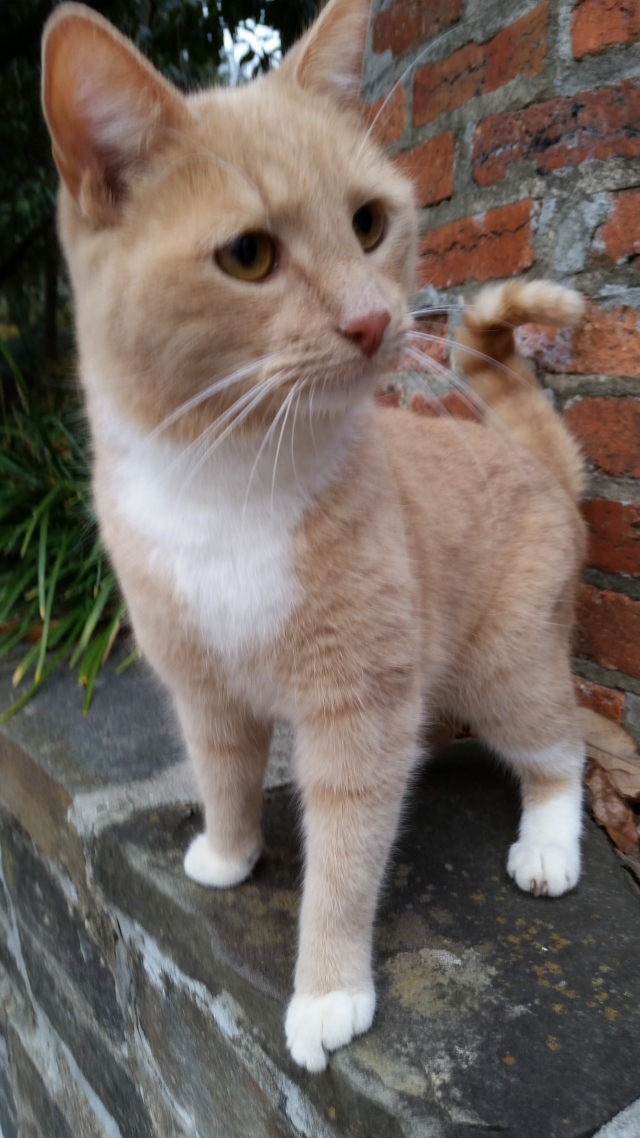
#> input picture img/kolya.jpg, 1280 x 2276 px (shown at 1/2 size)
$ jupyter execute --allow-errors 'Morphological Image Processing.ipynb'   (shell and % lines are left out)
#> lines starting #> are read from the running program, lines starting #| are printed output that depends on the picture; after the words box and inside, x2 and y2 are one past the last pixel; in counts of white or black regions, pixels touching at a corner belong together
# 6. Morphological Image Processing

This notebook will examine non-linear operations related to the shape or morphology of features in an image. In this type of processing, a small template image is used to probe the input image, as a structuring element. The template image traverses the input image and compares each neighborhood to another with a set operator.

## The Scikit-Image Morphology Module

<strong>Erosion</strong> is an operation that shrinks the size of the foreground objects, smooths object boundaries, and removes small objects.

The book works in this section nearly entirely with binary images; that's not as useful for us so I'm going to skim this bit.

[cell 1]
from skimage.io import imread
from skimage.color import rgb2gray
import matplotlib.pyplot as plt
from skimage.morphology import binary_erosion, rectangle

def plot_image(image, title=''):
    plt.title(title, size=20)
    plt.imshow(image)
    plt.axis('off')

[cell 2]
def plot_images_horizontally(original, filtered, filter_name, sz=(18,7)):
    plt.gray()
    plt.figure(figsize = sz)
    plt.subplot(1,2,1), plot_image(original, 'original')
    plt.subplot(1,2,2), plot_image(filtered, filter_name)
    plt.show()

[cell 3]
img = rgb2gray(imread('./img/kolya.jpg'))
#> img: shape (2276, 1280) float64; min 0, max 1, mean 0.412
img[img <= 0.5] = 0
img[img > 0.5] = 1
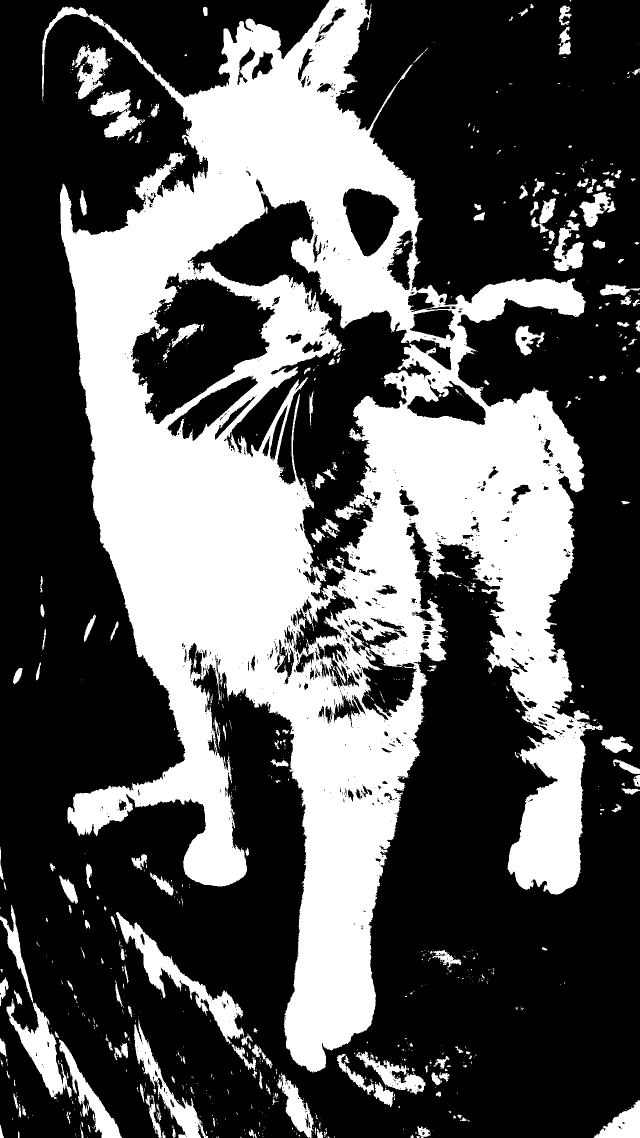
#> img: shape (2276, 1280) float64 (shown at 1/2 size); values 0 (black) and 1 (white), 34.5% white; 1036 white regions (798 under 20 px), largest, box (x1, y1, x2, y2) and area: (84, 0, 1205, 2145) 907856, (232, 1824, 488, 2088) 11773, (13, 1997, 144, 2199) 8079
plt.gray()
plt.figure(figsize=(20, 10))
plt.subplot(1, 3, 1)
plot_image(img, 'Original')
img1 = binary_erosion(img, rectangle(1, 5))
#> img1: shape (2276, 1280) bool; 31.4% white; 501 white regions (346 under 20 px), largest, box (x1, y1, x2, y2) and area: (87, 0, 1203, 2143) 847350, (234, 1826, 485, 2076) 9457, (20, 2009, 132, 2194) 6313
plt.subplot(1, 3, 2)
plot_image(img1, 'Erosion with Rectangle size (1,5)')
img1 = binary_erosion(img, rectangle(1, 15))
#> img1: shape (2276, 1280) bool; 26.9% white; 267 white regions (169 under 20 px), largest, box (x1, y1, x2, y2) and area: (127, 0, 1165, 2143) 552444, (654, 782, 1183, 1788) 187413, (775, 697, 969, 812) 4881
plt.subplot(1, 3, 3)
plot_image(img1, "Erosion with Rectangle size (1, 15)")
plt.show()

[cell 4]
from skimage.morphology import square
from skimage.morphology import dilation, erosion, closing, opening, square
img = imread('./img/kolya.jpg')
#> img is the input picture: shape (2276, 1280, 3); mean R, G, B 114.2, 103.2, 95.8
img = rgb2gray(img)
struct_elem = square(20)
eroded = erosion(img, struct_elem)
plot_images_horizontally(img, eroded, 'erosion')

<strong>Dilation</strong> <em>expands</em> foreground objects where erosion shrunk them. Dilation also smooths boundaries, closes holes & gaps in binary images.

[cell 5]
from skimage.morphology import binary_dilation, disk
from skimage import img_as_float
img = rgb2gray(img_as_float(imread('./img/kolya.jpg')))
img[img <= 0.5] = 0
img[img > 0.5] = 1
plt.gray()
plt.figure(figsize=(18,9))
plt.subplot(131)
plt.imshow(img)
plt.title('original', size=20)
plt.axis('off')
for d in range(1,3):
    plt.subplot(1,3,d+1)
    im1 = binary_dilation(img, disk(2*d))
    plt.imshow(im1)
    plt.title('dilation with disk size ' + str(2*d), size=20)
    plt.axis('off')
plt.show()

[cell 6]
dilated = dilation(img, struct_elem)
#> dilated: shape (2276, 1280) float64; values 0 (black) and 1 (white), 53.6% white; 64 black regions (24 under 20 px), largest, box (x1, y1, x2, y2) and area: (0, 0, 1280, 2276) 880584, (686, 0, 1280, 583) 205807, (928, 353, 1280, 1525) 134574
plot_images_horizontally(img, dilated, 'dilation')

<strong>Opening</strong> is removal of small objects, while <strong>closing</strong> is the removal of holes

[cell 7]
opened = opening(img, struct_elem)
#> opened: shape (2276, 1280) float64; values 0 (black) and 1 (white), 28.1% white; 32 white regions, largest, box (x1, y1, x2, y2) and area: (123, 0, 836, 2141) 537697, (691, 783, 1164, 1426) 164178, (1018, 1473, 1169, 1787) 32443
plot_images_horizontally(img, opened, 'opening')

[cell 8]
closed = closing(img, struct_elem)
#> closed: shape (2276, 1280) float64; values 0 (black) and 1 (white), 40% white; 129 white regions (54 under 20 px), largest, box (x1, y1, x2, y2) and area: (84, 0, 1244, 2216) 1051906, (203, 1824, 669, 2276) 44553, (0, 1809, 244, 2276) 23567
plot_images_horizontally(img, closed, 'Closed')

## The filter.rank module

This module provides a few morphological filters

### Morphological Contrast Enhancement

This filter operates on each pixel considering only the neighboring pixels defined by a structuring element, similar to the template image from earlier. The central pixel in the neighborhood gets replaced by the local min or max, depending on which the central pixel is closest to. Let's have a look.

[cell 9]
from skimage.filters.rank import enhance_contrast
from skimage import exposure, io
import numpy as np
def plot_gray_image(ax, image, title):
    ax.imshow(image, vmin=0, vmax=255)
    ax.set_title(title)
    ax.axis('off')
    ax.set_adjustable('box-forced')

#> (a cell that did not finish here is left out)

[cell 11]
from skimage.filters.rank import median
from skimage.morphology import disk
noisy = (rgb2gray(imread("./img/pumpkin.jpg"))*255).astype(np.uint8)
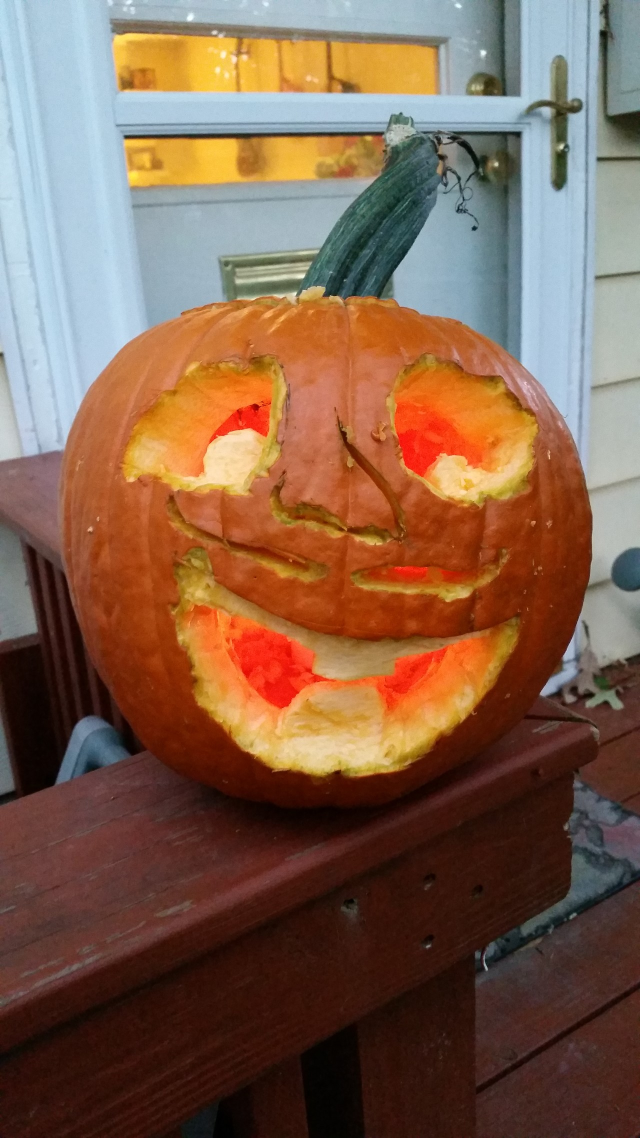
#> input picture img/pumpkin.jpg, 1280 x 2276 px (shown at 1/2 size)
#> noisy: shape (2276, 1280); min 0, max 253, mean 101.5
noise = np.random.random(noisy.shape)
noisy[noise > 0.9] = 255
noisy[noise < 0.1] = 0
fig, axes = plt.subplots(2, 2, figsize=(16, 10), sharex=True, sharey=True)
ax1, ax2, ax3, ax4 = axes.ravel()
plot_gray_image(ax1, noisy, 'Noisy Image')
plot_gray_image(ax2, median(noisy, disk(1)), "Median r=1")
plot_gray_image(ax3, median(noisy, disk(5)), "Median r=5")
plot_gray_image(ax4, median(noisy, disk(20)), "Median r=20")

### Computing Local Entropy

Entropy is defined as the amount of uncertainty or randomness in an image. It is defined as: $$H = -\sum_{i=0}^{255}p_i log_2 p_i$$ where $p_i$ is the probability (obtained from the normalized histogram of the image) associated with the gray level, i. Programmatically, this is performed by `skimage.rank.entropy()`

[cell 12]
from skimage.morphology import disk
from skimage.filters.rank import entropy
img = rgb2gray(imread('./img/jellyfish_crop.jpg'))
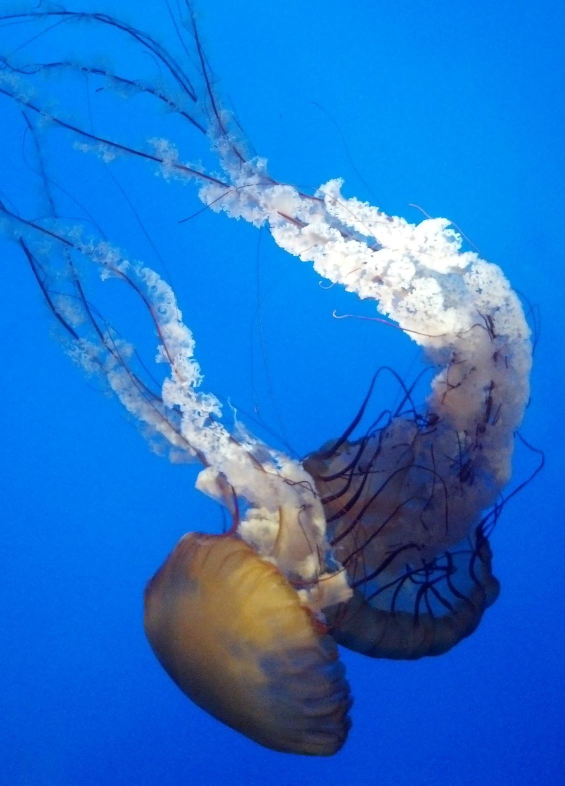
#> input picture img/jellyfish_crop.jpg, 1130 x 1571 px (shown at 1/2 size)
#> img: shape (1571, 1130) float64; min 0.00877, max 1, mean 0.405
fig, axes = plt.subplots(1, 2, figsize=(18, 18), sharex=True, sharey=True)
fig.colorbar(axes[0].imshow(img, cmap=plt.cm.gray), ax=axes[0])
axes[0].axis('off')
axes[0].set_title('Image', size=20)
axes[0].set_adjustable('box-forced')
fig.colorbar(axes[1].imshow(entropy(img, disk(5)), cmap=plt.cm.inferno), ax=axes[1])
axes[1].axis('off')
axes[1].set_title('Entropy', size=20)
axes[1].set_adjustable('box-forced')
plt.show()

## The scipy ndimage.morphology Module

The morphological <strong>Beucher</strong> gradient. This is a difference image of the dilated and eroded version of an input image.

[cell 13]
from scipy import ndimage
img = rgb2gray(imread('./img/Uli.jpg'))
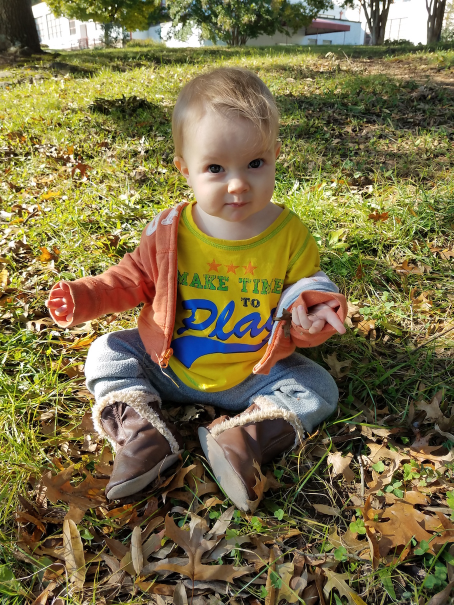
#> input picture img/Uli.jpg, 907 x 1210 px (shown at 1/2 size)
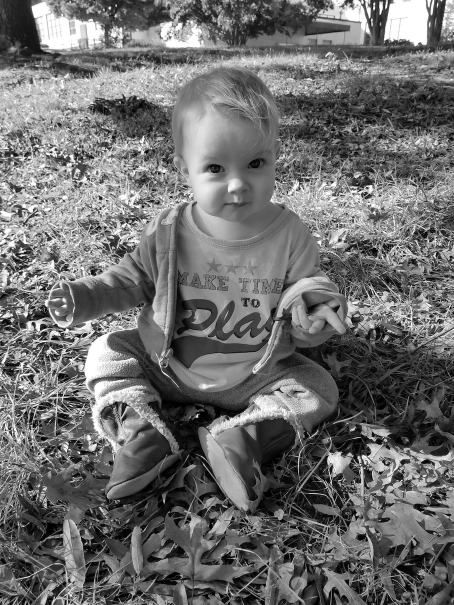
#> img: shape (1210, 907) float64 (shown at 1/2 size); min 0, max 1, mean 0.432
im_d = ndimage.grey_dilation(img, size=(6, 6))
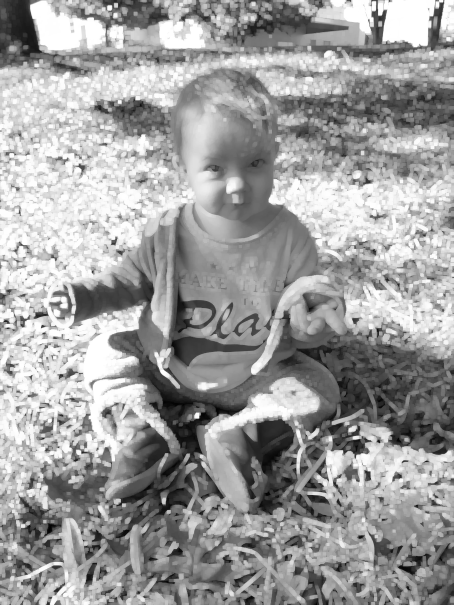
#> im_d: shape (1210, 907) float64 (shown at 1/2 size); min 0.00449, max 1, mean 0.622
im_e = ndimage.grey_erosion(img, size=(6, 6))
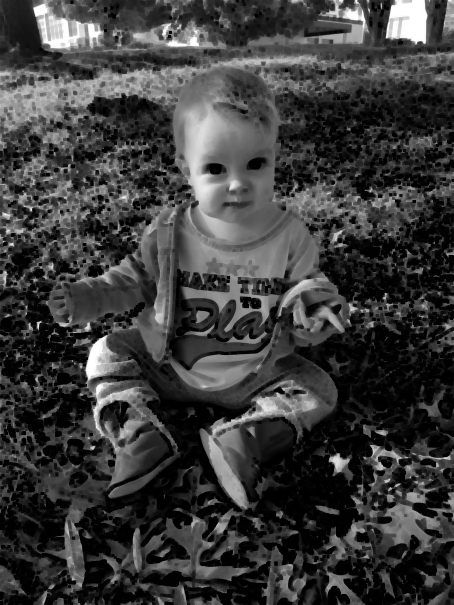
#> im_e: shape (1210, 907) float64 (shown at 1/2 size); min 0, max 1, mean 0.237
im_bg = im_d - im_e
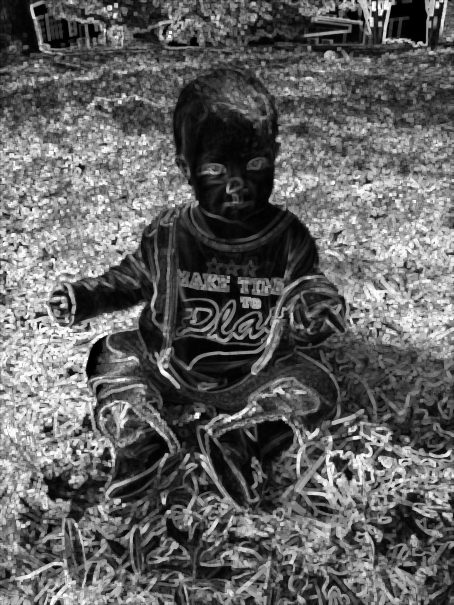
#> im_bg: shape (1210, 907) float64 (shown at 1/2 size); min 0, max 0.998, mean 0.385
img_g = ndimage.morphological_gradient(img, size=(6, 6))
plt.gray()
plt.figure(figsize=(20, 18))
plt.subplot(231)
plt.imshow(img)
plt.title('Original')
plt.subplot(232)
plt.imshow(im_e)
plt.title("Dilation")
plt.subplot(233)
plt.imshow(im_d)
plt.title("Erosion")
plt.subplot(234)
plt.axis('off')
plt.imshow(im_bg)
plt.title('Beucher Gradient')
plt.subplot(235)
plt.imshow(img_g)
plt.title('Ndimage gradient')
plt.subplot(236)
plt.title("Diff Gradients")
plt.imshow(im_bg - img_g)
plt.axis('off')
plt.show()
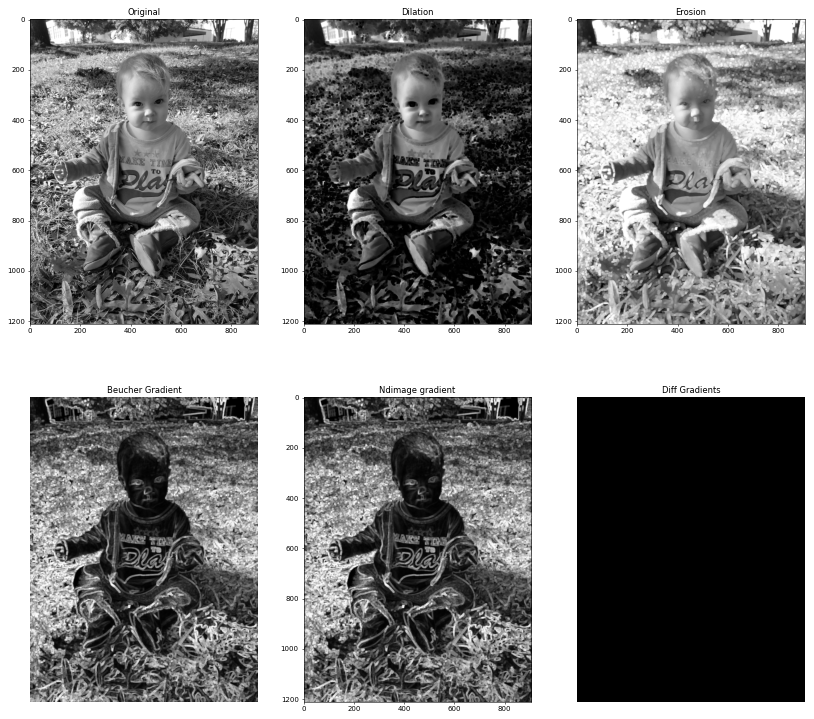
#> figure drawn by matplotlib, 6 panels
